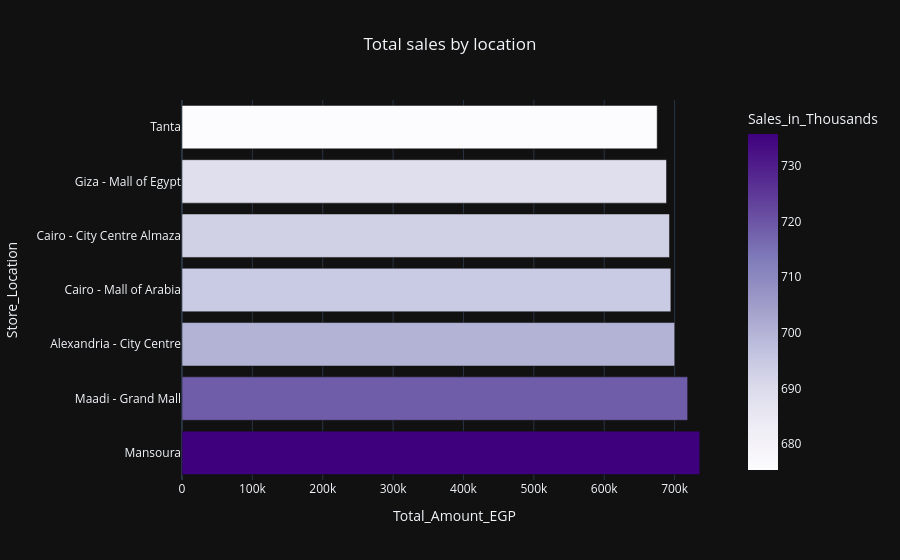

Notebook cell for this chart:
### Code cell
fig_bar_1 = px.bar(
    sales_by_location,
    x='Total_Amount_EGP',
    y='Store_Location',
    title='Total sales by location',
    color='Sales_in_Thousands',
    color_continuous_scale='purples',
    template="plotly_dark"

)
fig_bar_1.update_layout(title_x=0.5
)
fig_bar_1.show()

### Figure 1 — Plotly figure (JSON) as saved in the notebook; plotly's stock layout.template omitted (floating-point values rounded to 4 significant figures)
{"data": [{"hovertemplate": "Total_Amount_EGP=%{x}<br>Store_Location=%{y}<br>Sales_in_Thousands=%{marker.color}<extra></extra>", "legendgroup": "", "marker": {"color": [735.8, 718.6, 700.2, 694.7, 692.8, 688.6, 675.3], "coloraxis": "coloraxis", "pattern": {"shape": ""}}, "name": "", "orientation": "h", "showlegend": false, "textposition": "auto", "type": "bar", "x": [735800.0, 718600.0, 700200.0, 694700.0, 692800.0, 688600.0, 675300.0], "xaxis": "x", "y": ["Mansoura", "Maadi - Grand Mall", "Alexandria - City Centre", "Cairo - Mall of Arabia", "Cairo - City Centre Almaza", "Giza - Mall of Egypt", "Tanta"], "yaxis": "y"}], "layout": {"barmode": "relative", "coloraxis": {"autocolorscale": false, "colorbar": {"title": {"text": "Sales_in_Thousands"}}, "colorscale": [[0, "rgb(252,251,253)"], [0.125, "rgb(239,237,245)"], [0.25, "rgb(218,218,235)"], [0.375, "rgb(188,189,220)"], [0.5, "rgb(158,154,200)"], [0.625, "rgb(128,125,186)"], [0.75, "rgb(106,81,163)"], [0.875, "rgb(84,39,143)"], [1, "rgb(63,0,125)"]]}, "legend": {"tracegroupgap": 0}, "title": {"text": "Total sales by location", "x": 0.5}, "xaxis": {"anchor": "y", "domain": [0, 1], "title": {"text": "Total_Amount_EGP"}}, "yaxis": {"anchor": "x", "domain": [0, 1], "title": {"text": "Store_Location"}}}}
